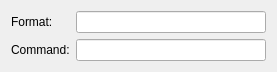
<?xml version="1.0" encoding="UTF-8"?>
<ui version="4.0">
 <class>AddFormat</class>
 <widget class="QWidget" name="AddFormat">
  <property name="geometry">
   <rect>
    <x>0</x>
    <y>0</y>
    <width>277</width>
    <height>62</height>
   </rect>
  </property>
  <property name="windowTitle">
   <string notr="true"/>
  </property>
  <layout class="QFormLayout" name="formLayout">
   <item row="0" column="0">
    <widget class="QLabel" name="label">
     <property name="text">
      <string>Format:</string>
     </property>
     <property name="buddy">
      <cstring>formatEdit</cstring>
     </property>
    </widget>
   </item>
   <item row="0" column="1">
    <widget class="KLineEdit" name="formatEdit"/>
   </item>
   <item row="1" column="1">
    <widget class="KLineEdit" name="commandEdit"/>
   </item>
   <item row="1" column="0">
    <widget class="QLabel" name="label_2">
     <property name="text">
      <string>Command:</string>
     </property>
     <property name="buddy">
      <cstring>commandEdit</cstring>
     </property>
    </widget>
   </item>
  </layout>
 </widget>
 <customwidgets>
  <customwidget>
   <class>KLineEdit</class>
   <extends>QLineEdit</extends>
   <header>klineedit.h</header>
  </customwidget>
 </customwidgets>
 <resources/>
 <connections/>
</ui>
